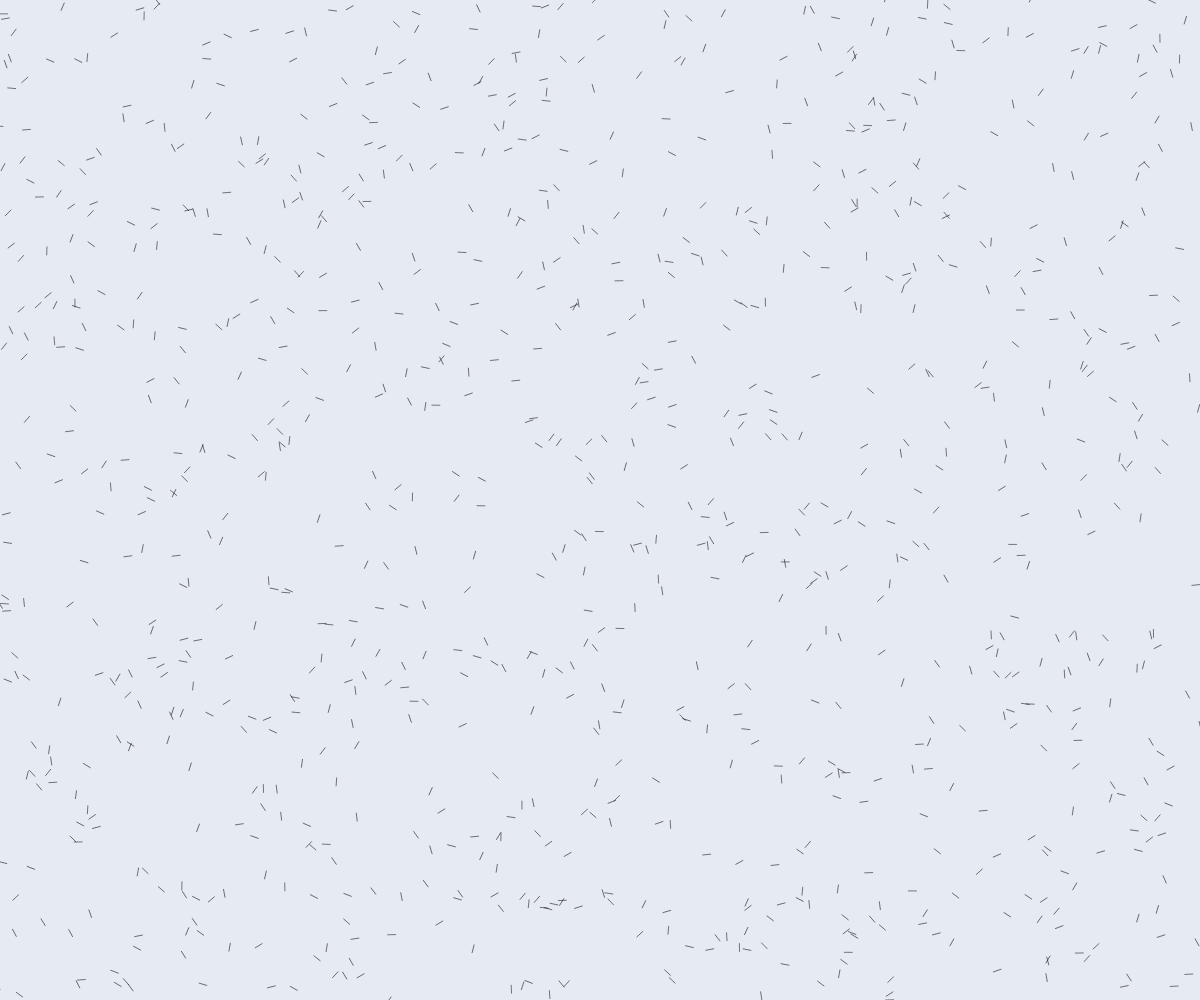
Frame 1 (no input)
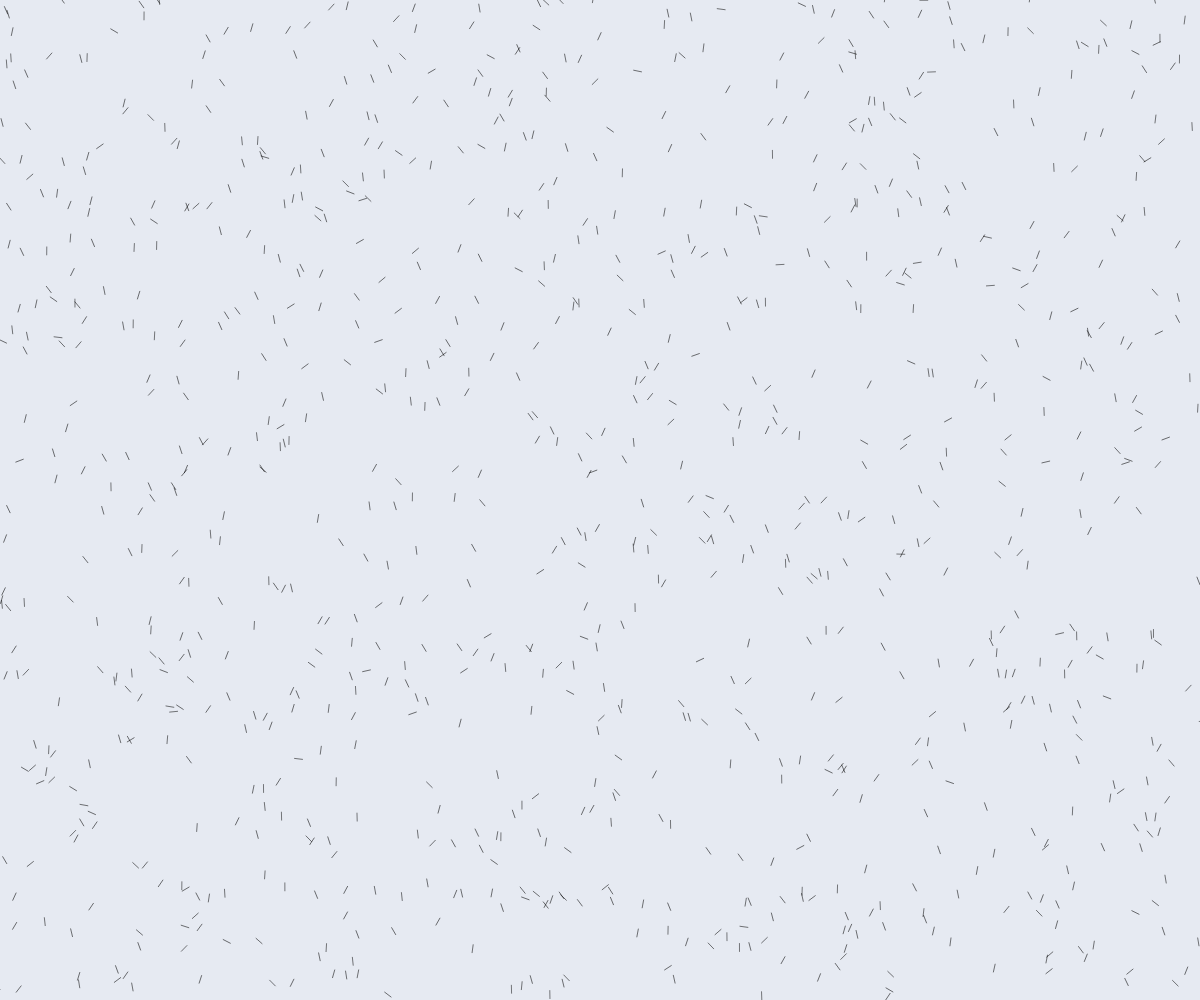
Frame 60 (no input)
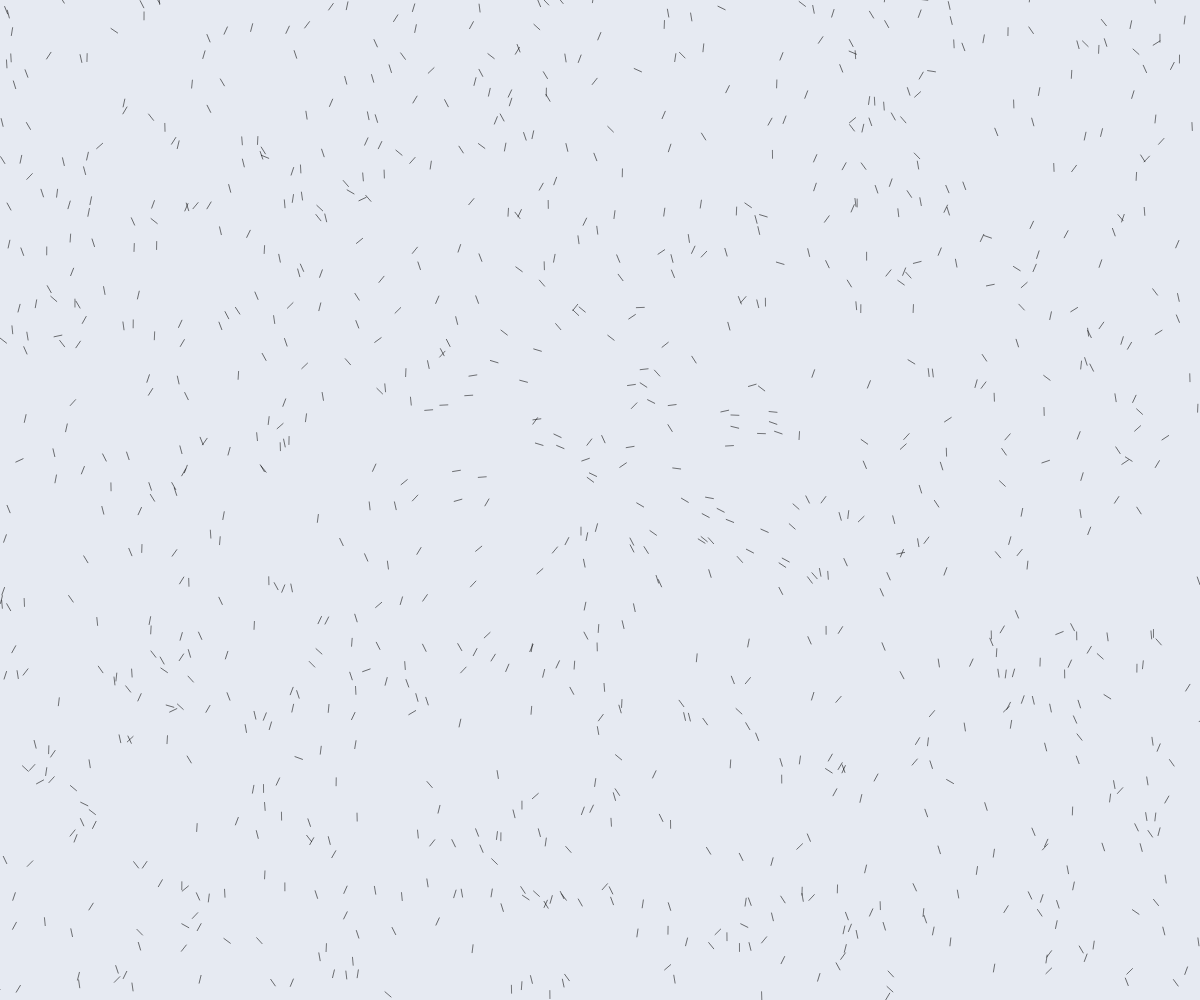
Frame 120 (the mouse pressed at the canvas centre since frame 60)

The p5.js sketch that drew these frames (run headless with seeded random() and noise() and a simulated clock; from frame 60 on, the mouse is pressed at the canvas centre):

// p5.js sketch
// ── sketch.js
let pointers = [];
const numPointers = 1000;
const north = { x: 0, y: -1 };
let cursorTracked = false;

function setup() {
  createCanvas(windowWidth, windowHeight);
  colorMode(HSB, 360, 100, 100, 1);
  
  // Initialize pointers with random positions and orientations
  for (let i = 0; i < numPointers; i++) {
    pointers.push({
      x: random(width),
      y: random(height),
      angle: random(TWO_PI),
      targetAngle: null,
      speed: random(0.01, 0.03),
      driftSpeed: random(0.001, 0.005)
    });
  }
}

function draw() {
  background(220, 5, 95);
  
  // Update and display pointers
  for (let i = 0; i < pointers.length; i++) {
    const p = pointers[i];
    
    // If cursor is near, track it immediately
    if (cursorTracked) {
      const dx = mouseX - p.x;
      const dy = mouseY - p.y;
      const distance = dist(p.x, p.y, mouseX, mouseY);
      
      // Only track if within a certain radius
      if (distance < 200) {
        p.targetAngle = atan2(dy, dx);
      } else {
        p.targetAngle = null;
      }
    } else {
      // Otherwise slowly drift toward north
      const dx = north.x;
      const dy = north.y;
      const targetAngle = atan2(dy, dx);
      p.targetAngle = targetAngle;
    }
    
    // Smoothly interpolate angle towards target
    if (p.targetAngle !== null) {
      let diff = p.targetAngle - p.angle;
      // Normalize the difference to be between -PI and PI
      while (diff > PI) diff -= TWO_PI;
      while (diff < -PI) diff += TWO_PI;
      
      p.angle += diff * p.speed;
    }
    
    // Drift towards north if no target or very close to it
    if (p.targetAngle === null || abs(p.angle - atan2(north.y, north.x)) < 0.05) {
      let diff = atan2(north.y, north.x) - p.angle;
      while (diff > PI) diff -= TWO_PI;
      while (diff < -PI) diff += TWO_PI;
      p.angle += diff * p.driftSpeed;
    }
    
    // Draw pointer as a small arrow
    push();
    translate(p.x, p.y);
    rotate(p.angle);
    stroke(0, 0, 0, 80);
    strokeWeight(0.5);
    line(0, 0, 8, 0);
    pop();
  }
}

function mousePressed() {
  // Start tracking cursor on first interaction
  cursorTracked = true;
}

function mouseMoved() {
  // Continue tracking cursor when it moves
  if (cursorTracked) {
    // No additional logic needed; already handled in draw()
  }
}

function windowResized() {
  resizeCanvas(windowWidth, windowHeight);
}
